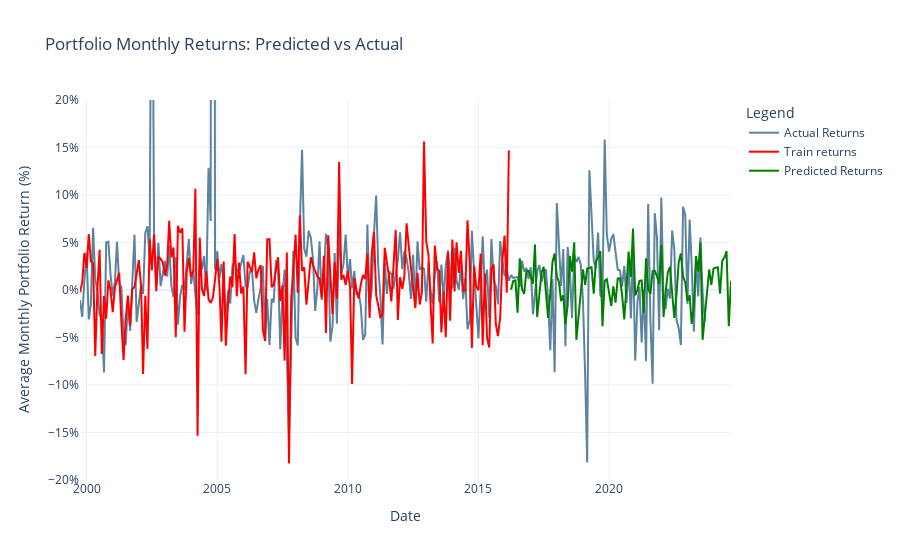

Write notebook code for a chart like this one.
### Code cell
# Plotly Visualization
fig = go.Figure()

fig.add_trace(go.Scatter(x=df_time_series.index.tolist(), y=true_avg, mode='lines', name='Actual Returns',
                         line=dict(color='#5c839f', width=2)))

# Add the training plot in red
fig.add_trace(go.Scatter(x=df_time_series.index.tolist(), y=pred_train_avg, mode='lines', name='Train returns',
                         line=dict(color='red', width=2)))

fig.add_trace(go.Scatter(x=df_time_series.index.tolist()[len(pred_train_avg):], y=pred_test_avg, mode='lines', name='Predicted Returns',
                         line=dict(color='green')))

# Layout settings
fig.update_layout(
    title="Portfolio Monthly Returns: Predicted vs Actual",
    legend_title="Legend",
    template="plotly_white",
    xaxis=dict(
        title='Date'
    ),
    yaxis=dict(
        title='Average Monthly Portfolio Return (%)',
        tickformat='.0%',
        range=[-0.2,0.2]
    ),
    legend=dict(title="Legend")
)

# Show plot
fig.show()

### Figure 1 — Plotly figure (JSON) as saved in the notebook; plotly's stock layout.template omitted (floating-point values rounded to 4 significant figures; data arrays with more than 128 entries replaced by an {"elided": "..."} marker saying what was removed)
{"data": [{"line": {"color": "#5c839f", "width": 2}, "mode": "lines", "name": "Actual Returns", "x": {"elided": "300 str values"}, "y": {"elided": "288 float values"}, "type": "scatter"}, {"line": {"color": "red", "width": 2}, "mode": "lines", "name": "Train returns", "x": {"elided": "300 str values"}, "y": {"elided": "198 float values"}, "type": "scatter"}, {"line": {"color": "green"}, "mode": "lines", "name": "Predicted Returns", "x": ["2016-04-01", "2016-05-01", "2016-06-01", "2016-07-01", "2016-08-01", "2016-09-01", "2016-10-01", "2016-11-01", "2016-12-01", "2017-01-01", "2017-02-01", "2017-03-01", "2017-04-01", "2017-05-01", "2017-06-01", "2017-07-01", "2017-08-01", "2017-09-01", "2017-10-01", "2017-11-01", "2017-12-01", "2018-01-01", "2018-02-01", "2018-03-01", "2018-04-01", "2018-05-01", "2018-06-01", "2018-07-01", "2018-08-01", "2018-09-01", "2018-10-01", "2018-11-01", "2018-12-01", "2019-01-01", "2019-02-01", "2019-03-01", "2019-04-01", "2019-05-01", "2019-06-01", "2019-07-01", "2019-08-01", "2019-09-01", "2019-10-01", "2019-11-01", "2019-12-01", "2020-01-01", "2020-02-01", "2020-03-01", "2020-04-01", "2020-05-01", "2020-06-01", "2020-07-01", "2020-08-01", "2020-09-01", "2020-10-01", "2020-11-01", "2020-12-01", "2021-01-01", "2021-02-01", "2021-03-01", "2021-04-01", "2021-05-01", "2021-06-01", "2021-07-01", "2021-08-01", "2021-09-01", "2021-10-01", "2021-11-01", "2021-12-01", "2022-01-01", "2022-02-01", "2022-03-01", "2022-04-01", "2022-05-01", "2022-06-01", "2022-07-01", "2022-08-01", "2022-09-01", "2022-10-01", "2022-11-01", "2022-12-01", "2023-01-01", "2023-02-01", "2023-03-01", "2023-04-01", "2023-05-01", "2023-06-01", "2023-07-01", "2023-08-01", "2023-09-01", "2023-10-01", "2023-11-01", "2023-12-01", "2024-01-01", "2024-02-01", "2024-03-01", "2024-04-01", "2024-05-01", "2024-06-01", "2024-07-01", "2024-08-01", "2024-09-01"], "y": [0.0002238, 0.00954, 0.009969, -0.02391, 0.03335, 0.001164, -0.004027, 0.01986, 0.0202, 0.01458, 0.006637, 0.04784, -0.02835, -0.00311, 0.01843, 0.0245, -0.001643, -0.02926, -0.004285, 0.02923, 0.03835, 0.01446, 0.007987, -0.0118, -0.005478, -0.03577, -0.01647, 0.03574, 0.01927, 0.05015, -0.05241, -0.02491, -0.003665, 0.02157, 0.005304, 0.0226, 0.02345, 0.02396, -0.00395, 0.03045, 0.03417, 0.04088, -0.03815, 0.00962, 0.01127, -0.002119, -0.01672, 0.003814, -0.01324, 0.01219, 0.01234, -0.00508, -0.03096, 0.005184, 0.04055, 0.01381, 0.0646, -0.00574, 0.0002238, 0.00954, 0.009969, -0.02391, 0.03335, 0.001164, -0.004027, 0.01986, 0.0202, 0.01458, 0.006637, 0.04784, -0.02835, -0.00311, 0.01843, 0.0245, -0.001643, -0.02926, -0.004285, 0.02923, 0.03835, 0.01446, 0.007987, -0.0118, -0.005478, -0.03577, -0.01647, 0.03574, 0.01927, 0.05015, -0.05241, -0.02491, -0.003665, 0.02157, 0.005304, 0.0226, 0.02345, 0.02396, -0.00395, 0.03045, 0.03417, 0.04088, -0.03815, 0.00962, 0.01127, -0.002119, -0.01672, 0.003814, -0.01324, 0.01219, 0.01234, -0.00508, -0.03096, 0.005184, 0.04055, 0.01381, 0.0646, -0.00574], "type": "scatter"}], "layout": {"yaxis": {"title": {"text": "Average Monthly Portfolio Return (%)"}, "tickformat": ".0%", "range": [-0.2, 0.2]}, "title": {"text": "Portfolio Monthly Returns: Predicted vs Actual"}, "legend": {"title": {"text": "Legend"}}, "xaxis": {"title": {"text": "Date"}}}}
